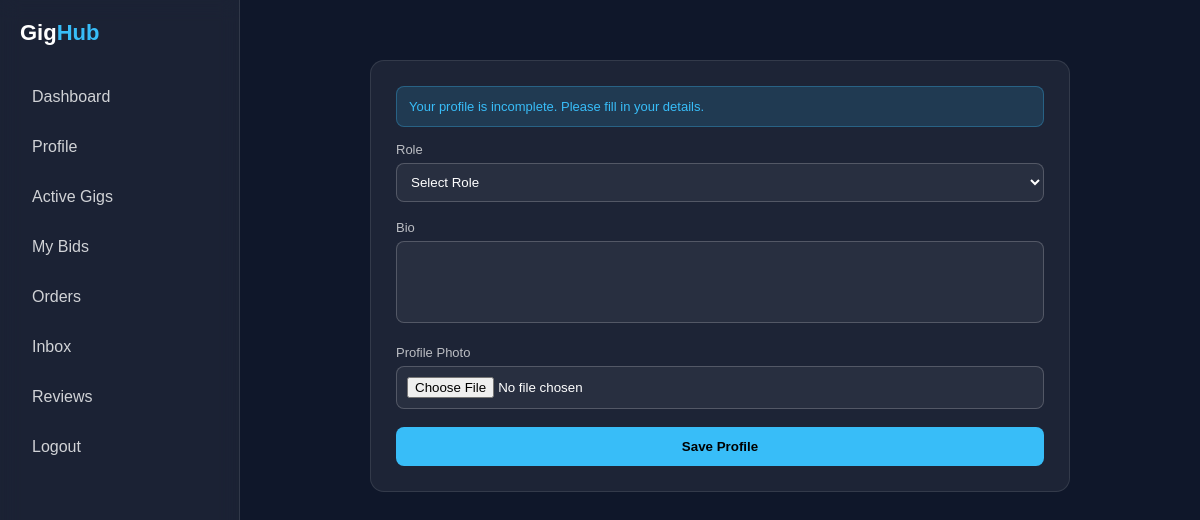
The page /freelancer/profile/edit/ (signed in) on the database as committed earlier.
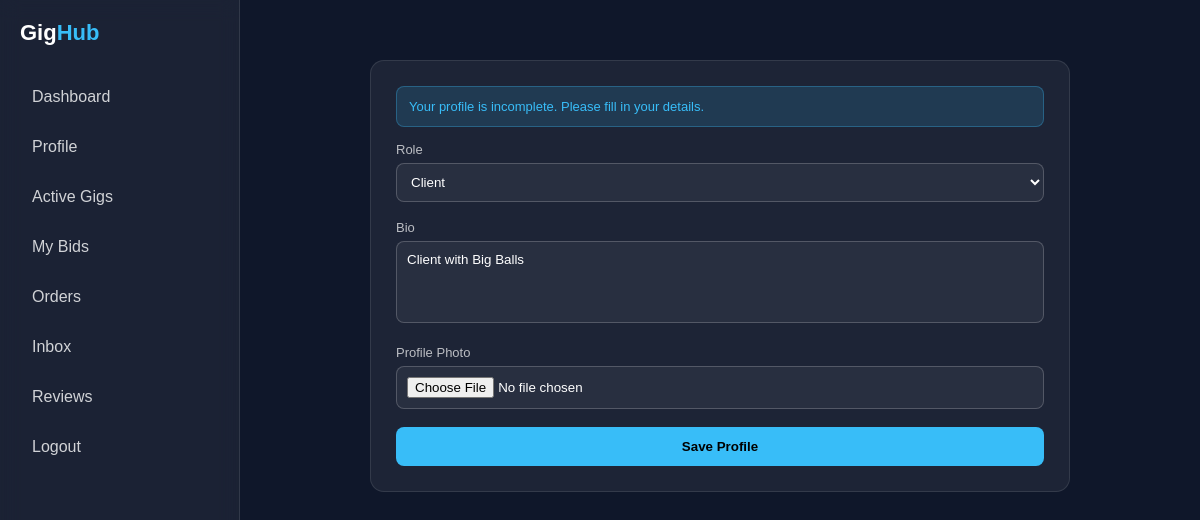
The same page on the database as committed later.
### Client/models.py (models this page shows, shortened)
class Profile(models.Model):
    ROLE_CHOICES = [('CLIENT', 'Client'),('FREELANCER', 'Freelancer')]
    user = models.OneToOneField(User, on_delete=models.CASCADE)
    role = models.CharField(max_length=20, choices=ROLE_CHOICES)
    bio = models.TextField(blank=True)
    photo = models.ImageField(upload_to='profiles/', blank=True, null=True)

### Freelancer/views.py (the view, shortened to what this page needs)
# urls.py: path('freelancer/profile/edit/',views.edit_profile, name='edit_Fprofile_page'),
@login_required(login_url='freelancerloginPage')
def edit_profile(request):
    profile = Profile.objects.get(user=request.user)
    return render(request, 'Fprofile.html', {'profile': profile})

### Freelancer/templates/Fprofile.html (shortened to what this page needs)
{% extends 'based.html' %}
{% block content %}
<div class="main">
    <div class="card">
        {% if is_complete %}
            <h2>{{ profile.user.get_full_name|default:profile.user.username }}</h2>
            {% if profile.photo %}
                <img src="{{ profile.photo.url }}" class="profile-photo">
            {% else %}
                <img src="/car.jpeg'" class="profile-photo">
            {% endif %}
            <div class="info">
                <p><strong>Role:</strong> {{ profile.get_role_display }}</p>
                <p><strong>Bio:</strong> {{ profile.bio }}</p>
            </div>
            <a href="{% url 'edit_Fprofile_page' %}">
                <button>Edit Profile</button>
            </a>
        {% else %}
            <div class="alert">
                Your profile is incomplete. Please fill in your details.
            </div>
            <form method="POST" enctype="multipart/form-data">
                <label>Role</label>
                <select name="role" required>
                    <option value="">Select Role</option>
                    <option value="CLIENT" {% if profile.role == 'CLIENT' %}selected{% endif %}>Client</option>
                </select>
                <label>Bio</label>
                <textarea name="bio" rows="4" required>{{ profile.bio }}</textarea>
                <label>Profile Photo</label>
                <input type="file" name="photo">
                <button type="submit">Save Profile</button>
            </form>
        {% endif %}
    </div>
</div>
{% endblock %}

Rows that differ between the two databases and show on the page:
now on this page (row edited): Profile: role "Client", bio "Client with Big Balls"
Other text that changed with them:
form field role: "Select Role" → (not shown)
